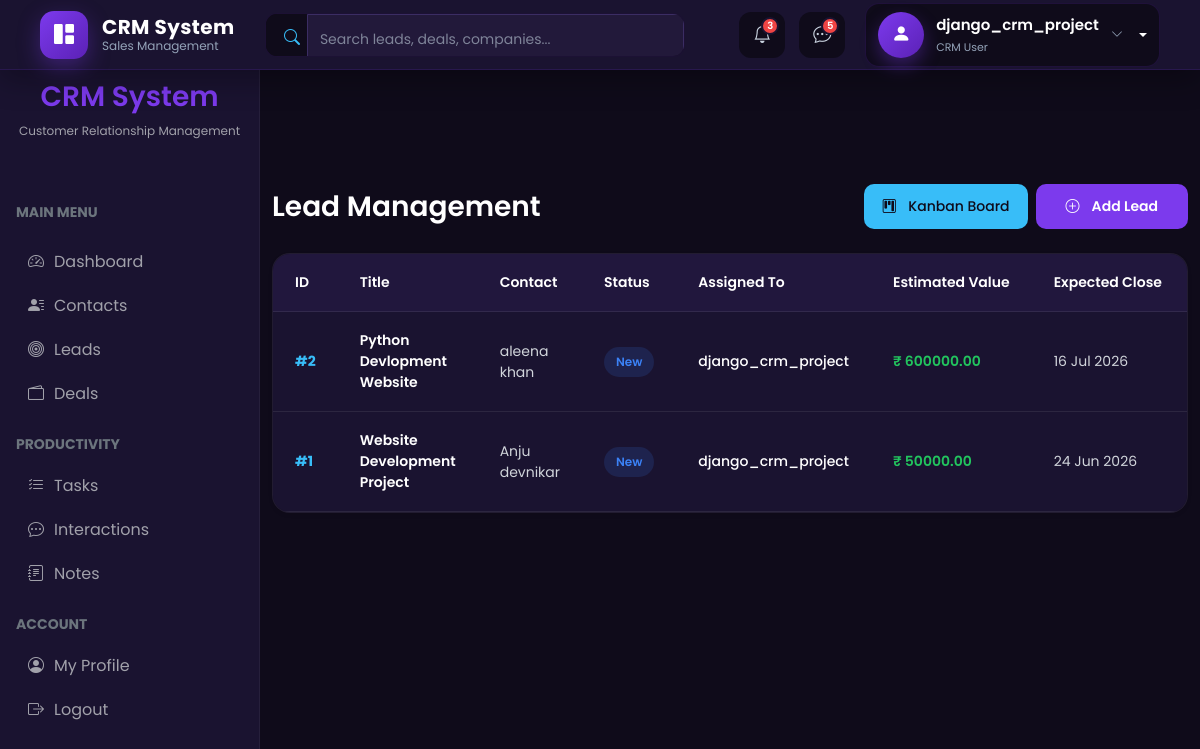
The page /leads/ (signed in) on the database its author committed.
### accounts/models.py (models this page shows)
class CustomUser(AbstractUser):
    ROLE_CHOICES = (
        ('admin', 'Admin'),
        ('agent', 'Agent'),
    )
    role = models.CharField(max_length=10, choices=ROLE_CHOICES, default='agent')
    phone = models.CharField(max_length=15, blank=True, null=True)
    profile_pic = models.ImageField(upload_to="profiles/", blank=True, null=True)
    email = models.EmailField(unique=True)
    is_approved = models.BooleanField(default=False, help_text="Admin approval required for login")
    def __str__(self):
        return self.username

### leads/models.py (models this page shows, shortened)
class Lead(models.Model):
    STATUS_CHOICES = [
        ('new','New'),
        ('contacted','Contacted'),
        ('qualified','Qualified'),
        ('proposal','Proposal'),
        ('won','Won'),
        ('lost','Lost'),
    ]
    contact = models.ForeignKey(Contact,on_delete=models.CASCADE)
    title = models.CharField(max_length=200)
    status = models.CharField(max_length=20, choices=STATUS_CHOICES, default='new')
    assigned_to = models.ForeignKey(settings.AUTH_USER_MODEL, on_delete=models.SET_NULL, null=True,blank=True)
    estimated_value = models.DecimalField(max_digits=12, decimal_places=2, default=0)
    expected_close =models.DateField(null=True, blank=True)
    created_at = models.DateTimeField(auto_now_add=True)
    updated_at =models.DateTimeField(auto_now=True)

### contacts/models.py (models this page shows)
class Contact(models.Model):
    SOURCE_CHOICES = (
        ('website','Website'),
        ('referral','Referral'),
        ('social','Social Media'),
        ('cold_call','Cold Call'),
    )
    first_name = models.CharField(max_length=100)
    last_name = models.CharField(max_length=100)
    email = models.EmailField(unique=True)
    phone = models.CharField(max_length=20,blank=True)
    company = models.ForeignKey(Company,on_delete=models.SET_NULL,null=True,blank=True)
    assigned_to = models.ForeignKey(settings.AUTH_USER_MODEL,on_delete=models.SET_NULL,null=True,blank=True)
    source = models.CharField(max_length=20,choices=SOURCE_CHOICES)
    created_at = models.DateTimeField(auto_now_add=True)
    def __str__(self):
       return f"{self.first_name} {self.last_name}"

### leads/views.py (the view)
# urls.py: path('', views.lead_list, name='lead_list'),
@login_required
def lead_list(request):
    leads = Lead.objects.all().order_by("-created_at")
    return render(request, "leads/lead_list.html", {
        "leads": leads
    })

### templates/leads/lead_list.html (shortened to what this page needs)
{% extends 'base.html' %}
{% block content %}
<div class="d-flex justify-content-between align-items-center mb-4">
    <h2 class="crm-title mb-0">
        Lead Management
    </h2>
    <div class="d-flex gap-2">
        <a href="{% url 'lead_kanban' %}" class="crm-btn-secondary">
            <i class="bi bi-kanban me-1"></i>
            Kanban Board
        </a>
        <a href="{% url 'lead_add' %}" class="crm-btn-primary">
            <i class="bi bi-plus-circle me-1"></i>
            Add Lead
        </a>
    </div>
</div>
<div class="card crm-card shadow-sm">
    <div class="card-body p-0">
        <div class="table-responsive">
            <table class="table crm-table align-middle mb-0">
                <thead>
                    <tr>
                        <th style="width:70px;">ID</th>
                        <th>Title</th>
                        <th>Contact</th>
                        <th>Status</th>
                        <th>Assigned To</th>
                        <th>Estimated Value</th>
                        <th>Expected Close</th>
                        <th class="text-center" style="width:180px;">
                        </th>
                    </tr>
                </thead>
                <tbody>
                    {% for lead in leads %}
                    <tr>
                        <td>
                            #{{ lead.id }}
                        </td>
                        <td class="fw-semibold">
                            {{ lead.title }}
                        </td>
                        <td>
                            {% if lead.contact %}
                                {{ lead.contact }}
                            {% else %}
                                <span class="text-muted">
                                    No Contact
                                </span>
                            {% endif %}
                        </td>
                        <td>
                            {% if lead.status == "new" %}
                                <span class="crm-badge-primary">
                                    New
                                </span>
                            {% elif lead.status == "contacted" %}
                                <span class="crm-badge-info">
                                    Contacted
                                </span>
                            {% elif lead.status == "qualified" %}
                                <span class="crm-badge-warning">
                                    Qualified
                                </span>
                            {% elif lead.status == "proposal" %}
                                <span class="crm-badge-secondary">
                                    Proposal
                                </span>
                            {% elif lead.status == "won" %}
                                <span class="crm-badge-success">
                                    Won
                                </span>
                            {% elif lead.status == "lost" %}
                                <span class="crm-badge-danger">
                                    Lost
                                </span>
                            {% endif %}
                        </td>
                        <td>
                            {% if lead.assigned_to %}
                                {{ lead.assigned_to }}
                            {% else %}
                                <span class="text-muted">
                                    Unassigned
                                </span>
                            {% endif %}
                        </td>
                        <td>
                            ₹ {{ lead.estimated_value|default:0|floatformat:2 }}
                        </td>
                        <td>
                            {% if lead.expected_close %}
                                {{ lead.expected_close|date:"d M Y" }}
                            {% else %}
                                <span class="text-muted">-</span>
                            {% endif %}
                        </td>
                        <td class="text-center">
                        </td>
                    </tr>
                    {% endfor %}
                </tbody>
            </table>
        </div>
    </div>
</div>
{% endblock %}

### templates/includes/navbar.html (shortened to what this page needs)
<nav class="navbar navbar-expand-lg crm-navbar">
  <div class="container-fluid">
    <a class="navbar-brand crm-brand" href="{% url 'dashboard' %}">
      <div class="crm-brand-icon">
        <i class="bi bi-grid-1x2-fill"></i>
      </div>
      <div class="crm-brand-text">
        <span class="crm-brand-title"> CRM System </span>
        <small> Sales Management </small>
      </div>
    </a>
    <div class="collapse navbar-collapse" id="crmNavbar">
      <form class="crm-search mx-auto">
        <div class="input-group">
          <span class="input-group-text">
            <i class="bi bi-search"></i>
          </span>
          <input
            type="search"
            class="form-control"
            placeholder="Search leads, deals, companies..."
          />
        </div>
      </form>
      {% if user.is_authenticated %}
      <div class="crm-navbar-actions">
       <a href="javascript:void(0);" class="crm-nav-icon">
    <i class="bi bi-bell"></i>
    <span class="crm-nav-badge">3</span>
</a>
        <a href="#" class="crm-nav-icon">
          <i class="bi bi-chat-dots"></i>
          <span class="crm-nav-badge">5</span>
        </a>
        <div class="dropdown crm-user-dropdown">
          <a
            href="#"
            class="crm-user dropdown-toggle"
            role="button"
            data-bs-toggle="dropdown"
            aria-expanded="false"
          >
            <div class="crm-avatar">
              <i class="bi bi-person-fill"></i>
            </div>
            <div class="crm-user-info">
              <span class="crm-user-name"> {{ user.username }} </span>
<small>
    CRM User
</small>            </div>
            <i class="bi bi-chevron-down crm-arrow"></i>
          </a>
        </div>
      </div>
      {% else %}
      <div class="d-flex align-items-center gap-2 ms-auto">
        <a href="/accounts/login/" class="btn btn-outline-light"> Login </a>
        <a href="/accounts/register/" class="btn btn-primary"> Register </a>
      </div>
      {% endif %}
    </div>
  </div>
</nav>

### static/css/base.css (style rules this page uses)
* { margin: 0; padding: 0; box-sizing: border-box; font-family: "Poppins", sans-serif; }
body { background: #0f0b1a; color: #e5e7eb; }

### static/css/pages.css (style rules this page uses)
.crm-card { background:#1a1330; border:none; border-radius:18px; box-shadow:0 10px 30px rgba(0,0,0,.30); transition:.3s ease; }
.crm-card .card-body { padding:30px; }
.crm-title { color: #ffffff; font-size: 28px; font-weight: 600; margin-bottom: 8px; }
.crm-table { margin-bottom: 0; border-collapse: separate; border-spacing: 0; }
.crm-table thead th { background: #21173d; color: #ffffff; font-size: 14px; font-weight: 600; padding: 18px 22px; border: none; white-space: nowrap; border-bottom: 1px solid rgba(255, 255, 255, .08); }
.crm-table thead th:first-child { border-top-left-radius: 16px; }
.crm-table thead th:last-child { border-top-right-radius: 16px; }
.crm-table tbody td { padding: 18px 22px; vertical-align: middle; font-size: 14px; border-color: rgba(255, 255, 255, .08); transition: .25s ease; }
.crm-table tbody tr { transition: .25s ease; }
.crm-table tbody td:first-child { font-weight: 700; color: #38bdf8; }
.crm-table tbody td:nth-child(2) { font-weight: 600; color: #ffffff; }
.crm-table tbody td:nth-child(3) { color: #d1d5db; }
.crm-table tbody td:nth-child(6) { color: #22c55e; font-weight: 600; }
.crm-table tbody td:nth-child(5) { color: #ffffff; font-weight: 500; }
.crm-table tbody td:nth-child(7) { color: #d1d5db; }
.crm-card { background: #1a1330; border: 1px solid rgba(255, 255, 255, 0.06); border-radius: 12px; overflow: hidden; }
.crm-table th:last-child, .crm-table td:last-child { width: 150px; text-align: center; }
.crm-card { background:#1b1432; border:1px solid rgba(255,255,255,.06); border-radius:16px; }
.input-group-text, .form-control, .form-select { height:48px; }
.form-control, .form-select { background:#262134; color:#fff; }
.crm-card { background: #161026; border-radius: 18px; border: 1px solid rgba(255,255,255,0.05); }
.form-control, .form-select, textarea { background: #22193a !important; border: 1px solid #3b2d63 !important; color: #fff !important; }
* { margin:0; padding:0; box-sizing:border-box; font-family:'Poppins',sans-serif; }
.input-group-text { background:#241b3d; border:1px solid #3d2d65; color:#fff; }
.form-control { background:#241b3d; border:1px solid #3d2d65; color:#fff; height:52px; }
.form-control::placeholder { color:#9ca3af; }
.crm-btn-primary { padding:12px 30px; font-weight:600; }

### rows shown on the page
CustomUser: username "django_crm_project"
Lead: id "2", title "Python Devlopment Website", contact "aleena khan", status "New", assigned_to "django_crm_project", estimated_value "600000.00", expected_close "16 Jul 2026"
Lead: id "1", title "Website Development Project", contact "Anju devnikar", status "New", assigned_to "django_crm_project", estimated_value "50000.00", expected_close "24 Jun 2026"
